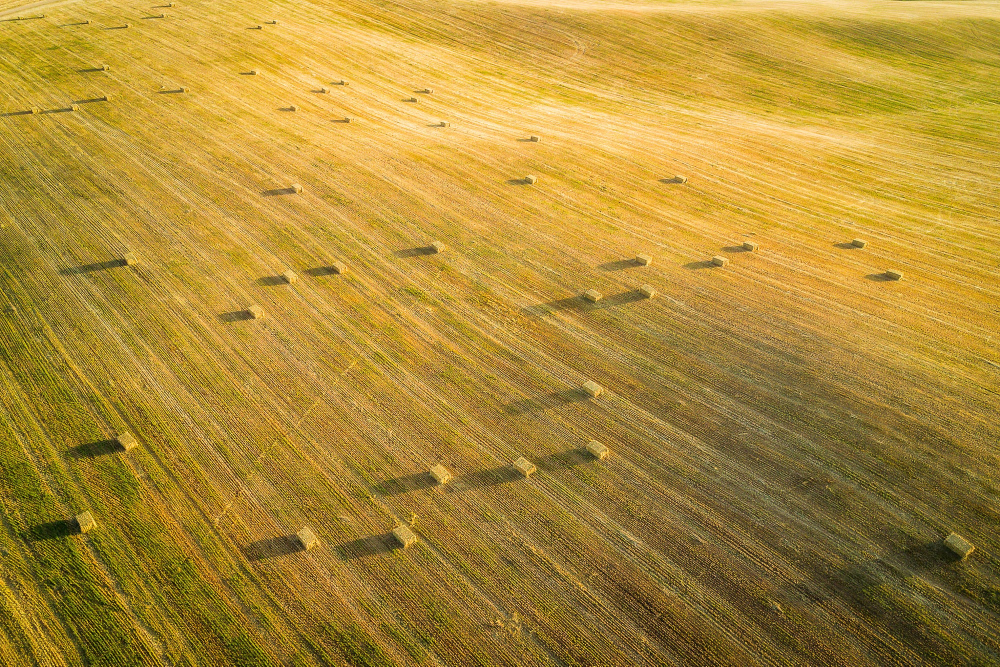
//> input picture field.jpg, 2000 x 1333 px (shown at 1/2 size)
$ ./main   (built with g++ and OpenCV 4)
//> lines starting //> are read from the running program, lines starting //| are printed output that depends on the picture; after the words box and inside, x2 and y2 are one past the last pixel; in counts of white or black regions, pixels touching at a corner belong together
#include <opencv2/imgproc.hpp>
#include <opencv2/highgui.hpp>
#include <opencv2/core.hpp>
#include <opencv2/imgcodecs.hpp>
#include <iostream>
#include <stdio.h>

using namespace cv;

int main()
{
  Mat background;
  background = imread("/home/semyon/opencv_study/field.jpg" ,cv::IMREAD_COLOR);
//> background is the input picture: 1333 rows x 2000 cols, CV_8UC3; mean B, G, R 54.8, 139.2, 172.9
  resize(background, background, Size(1000, 1000), INTER_LINEAR);
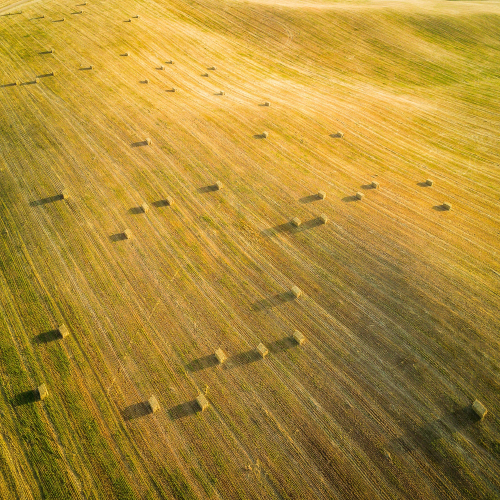
//> background: 1000 rows x 1000 cols, CV_8UC3 (shown at 1/2 size); mean B, G, R 54.7, 139.1, 172.8
  Mat img = background.clone();
  Point figure = Point(0, img.rows/2);
//> figure = Point(0, 500)
  namedWindow( "image", WINDOW_AUTOSIZE );

  while (1)
  {
    figure = Point(figure.x + 1, (img.rows/2) + sin(((double)figure.x + 1.0)/50)*200);
//> figure = Point(1, 503)
    circle(img, Point(figure.x,  figure.y), 2, Scalar(0,255,0), FILLED);
//> img: 1000 rows x 1000 cols, CV_8UC3; 12 pixels changed, all inside (x1, y1, x2, y2) = (0, 501, 4, 506)
    Mat current_img = img.clone();
    rectangle(current_img, Point(figure.x, figure.y - 50), Point(figure.x + 150, figure.y + 50), Scalar(140, 140, 140), -1);
    rectangle(current_img, Point(figure.x + 10, figure.y - 70), Point(figure.x + 60, figure.y - 50), Scalar(0, 0, 0), -1);
    rectangle(current_img, Point(figure.x + 90, figure.y - 70), Point(figure.x + 140, figure.y - 50), Scalar(0, 0, 0), -1);
    rectangle(current_img, Point(figure.x + 10, figure.y + 70), Point(figure.x + 60, figure.y + 50), Scalar(0, 0, 0), -1);
    rectangle(current_img, Point(figure.x + 90, figure.y + 70), Point(figure.x + 140, figure.y + 50), Scalar(0, 0, 0), -1);
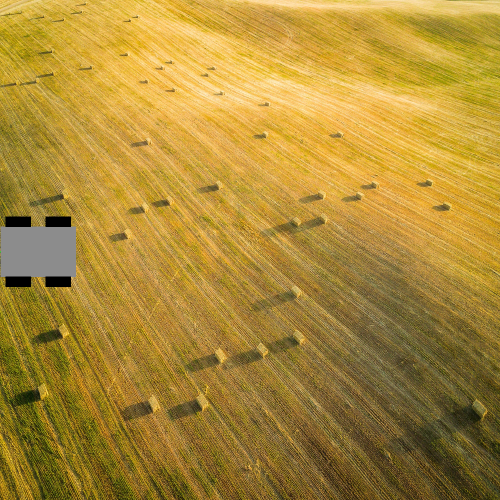
//> current_img: 1000 rows x 1000 cols, CV_8UC3 (shown at 1/2 size); mean B, G, R 56, 138.7, 171.9
    //robot(current_img, position);
    imshow("image", current_img);
    cv::waitKey(5);

    if (figure.x == (img.cols / 2))
    {
      imwrite("robot.png", current_img);
    }
    if (figure.x == (img.cols - 150))
    {
      break;
    }
  }
  waitKey(0);
  destroyAllWindows();

  return 0;
}

$ run again, with image2.jpg copied over field.jpg
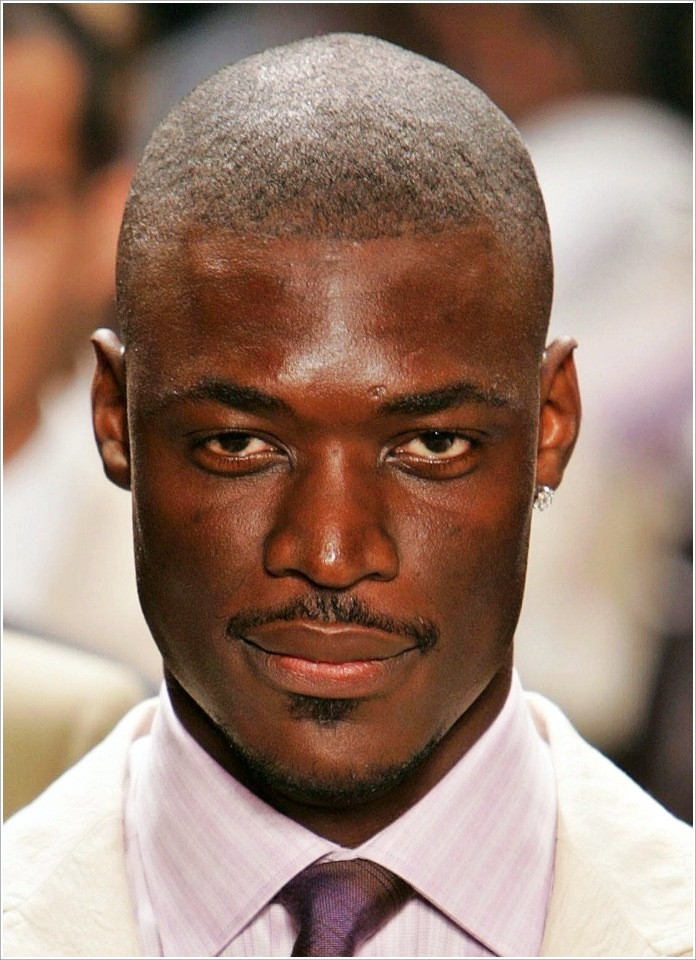
//> input picture image2.jpg, 696 x 960 px
//> background is the input picture: 960 rows x 696 cols, CV_8UC3; mean B, G, R 111.3, 126.1, 154.3
//> `resize(background, background, Size(1000, 1000), INTER_LINEAR);`:
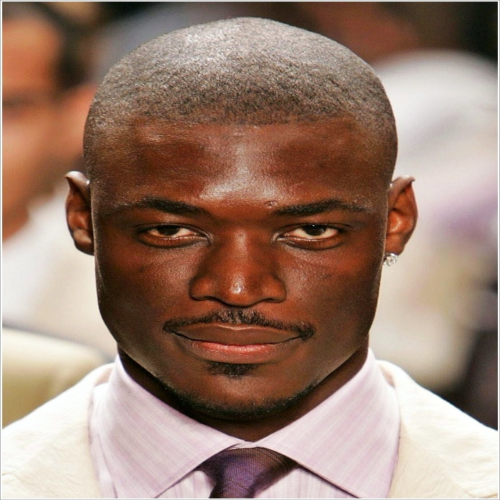
//> background: 1000 rows x 1000 cols, CV_8UC3 (shown at 1/2 size); mean B, G, R 111.2, 126, 154.2
//> img: 1000 rows x 1000 cols, CV_8UC3; 12 pixels changed, all inside (x1, y1, x2, y2) = (0, 501, 4, 506)
//> `rectangle(current_img, Point(figure.x + 90, figure.y + 70), Point(figu..`:
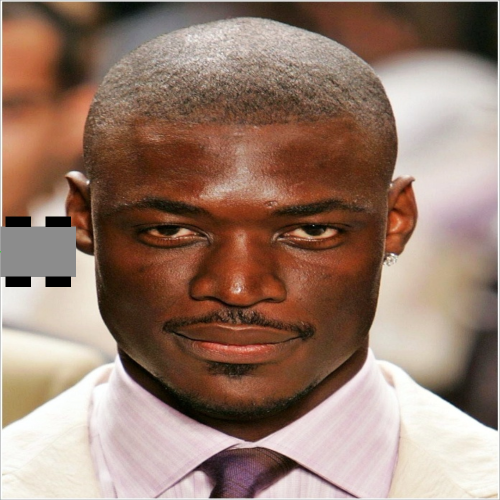
//> current_img: 1000 rows x 1000 cols, CV_8UC3 (shown at 1/2 size); mean B, G, R 109.5, 124.1, 152
